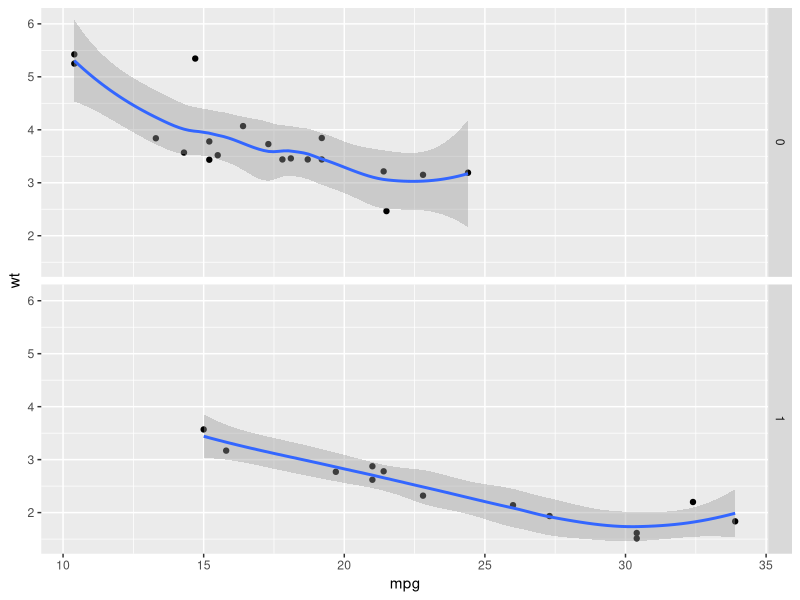
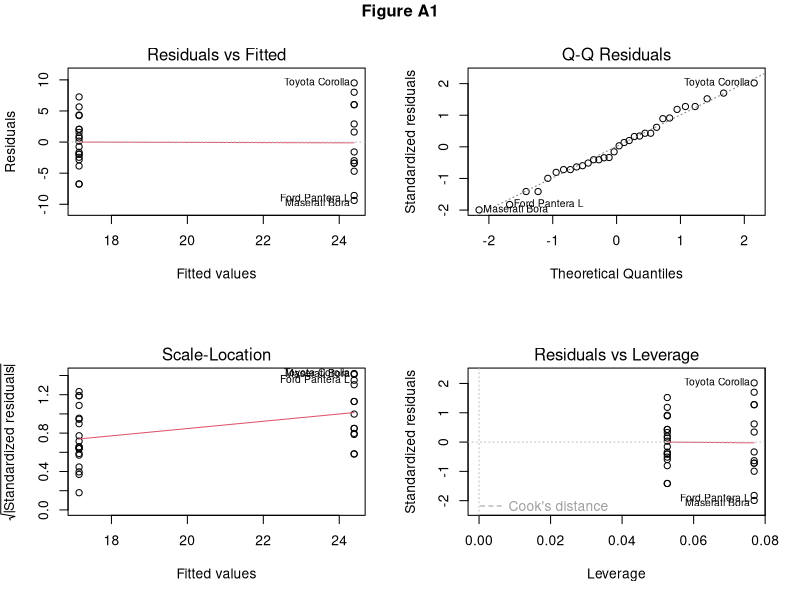
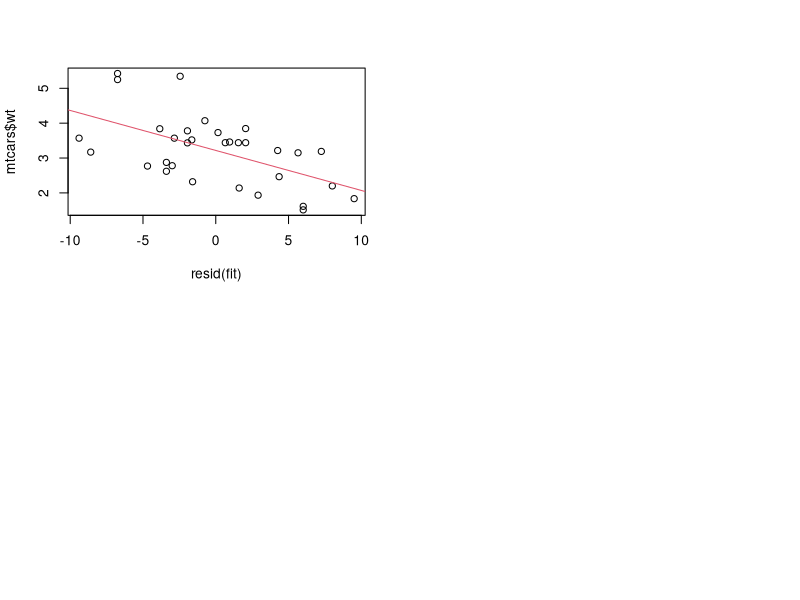

Generate these figures, in order, with R:
## ---- chunk 1
#The warnings/messages from this section are hidden
library(ggplot2)
ggplot(data=mtcars,aes(mpg,wt)) + geom_point() + facet_grid(facets = am ~ .) + geom_smooth()
## ---- chunk 2
manualcars <- mtcars[mtcars$am == 0,]
autocars <- mtcars[mtcars$am == 1,]
#Mean MPG/Weight of cars with manual transmission
mean(manualcars$mpg) ; mean(manualcars$wt)
#Mean MPG/Weight of cars with automatic transmission
mean(autocars$mpg); mean(autocars$wt)
## ---- chunk 3
fit <- lm(mpg ~ am,data=mtcars)
summary(fit)
## ---- chunk 4
fit1 <- lm(formula = mpg ~ wt, data = mtcars)
fit2 <- lm(formula = mpg ~ wt + am, data = mtcars)
fit3 <- lm(formula = mpg ~ wt + am + cyl, data = mtcars)
fit4 <- lm(formula = mpg ~ wt + am + cyl + hp, data = mtcars)
summary(fit4)
anova(fit1,fit2,fit3,fit4)
## ---- chunk 5
t.test(manualcars$mpg,autocars$mpg,var.equal = T)
## ---- chunk 6
par(mfrow=c(2,2))
plot(fit)
title("Figure A1",outer=T,line=-1)
## ---- chunk 7
cor(resid(fit),mtcars$wt)
plot(resid(fit),mtcars$wt)
abline(lm(mtcars$wt ~resid(fit)),col=2)
